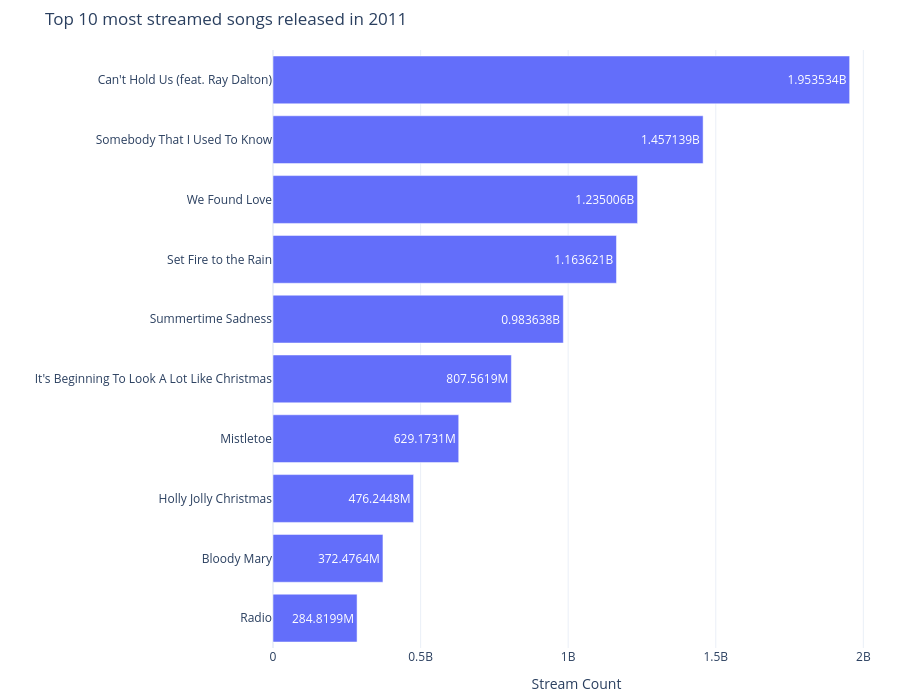

Notebook code for this chart:
### Markdown cell above
Please feel free to modify the year parameter below to explore top 10 most streamed songs released between 2011-2023.

### Code cell
# let's test our bar chart
top_stream_counts(df, 2011).show()

### Figure 1 — Plotly figure (JSON) as saved in the notebook; plotly's stock layout.template omitted (floating-point values rounded to 4 significant figures)
{"data": [{"customdata": [["Lana Del Rey"], ["Lady Gaga"], ["Michael Bublï¿"], ["Justin Bieber"], ["Michael Bublï¿"], ["Lana Del Rey"], ["Adele"], ["Rihanna, Calvin Harris"], ["Gotye, Kimbra"], ["Ray Dalton, Ryan Lewis, Macklemore"]], "hovertemplate": "streams=%{x}<br>track_name=%{y}<br>artist(s)_name=%{customdata[0]}<extra></extra>", "legendgroup": "", "marker": {"color": "#636efa", "pattern": {"shape": ""}}, "name": "", "orientation": "h", "showlegend": false, "textposition": "auto", "texttemplate": "%{x}", "type": "bar", "x": [284819874, 372476382, 476244795, 629173063, 807561936, 983637508, 1163620694, 1235005533, 1457139296, 1953533826], "xaxis": "x", "y": ["Radio", "Bloody Mary", "Holly Jolly Christmas", "Mistletoe", "It's Beginning To Look A Lot Like Christmas", "Summertime Sadness", "Set Fire to the Rain", "We Found Love", "Somebody That I Used To Know", "Can't Hold Us (feat. Ray Dalton)"], "yaxis": "y"}], "layout": {"bargap": 0.2, "barmode": "relative", "height": 700, "legend": {"tracegroupgap": 0}, "margin": {"b": 40, "l": 10, "r": 20, "t": 50}, "title": {"text": "Top 10 most streamed songs released in 2011"}, "xaxis": {"anchor": "y", "domain": [0, 1], "title": {"text": "Stream Count"}}, "yaxis": {"anchor": "x", "domain": [0, 1], "title": {"text": ""}}}}
